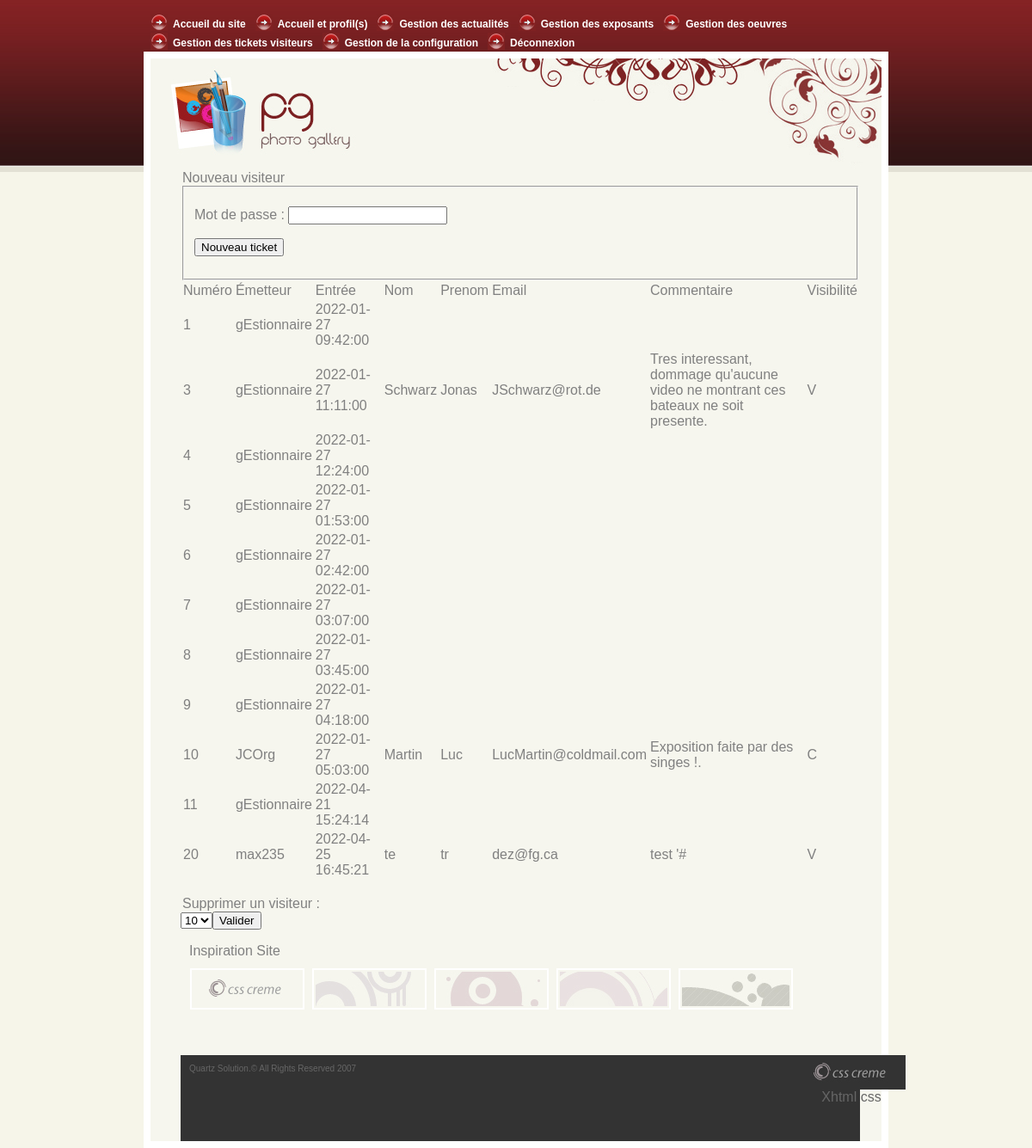
The app's page /v2/admin_tickets.php (signed in) with its own data.
### tables this page shows
CREATE TABLE `t_visiteurs_vis` (
  `vis_id` int(11) NOT NULL,
  `vis_MotDePasse` char(15) NOT NULL,
  `vis_DateHeure` datetime NOT NULL,
  `vis_nom` varchar(60) DEFAULT NULL,
  `vis_prenom` varchar(60) DEFAULT NULL,
  `vis_email` varchar(60) DEFAULT NULL,
  `cpt_pseudo` char(15) NOT NULL
);

CREATE TABLE `t_commentaire_com` (
  `com_numero` int(11) NOT NULL,
  `com_DateHeure` datetime NOT NULL,
  `com_text` varchar(500) NOT NULL,
  `com_etat` char(1) NOT NULL,
  `vis_id` int(11) NOT NULL
);

### v2/admin_tickets.php (the view, shortened to what this page needs)
<!DOCTYPE html PUBLIC "-//W3C//DTD XHTML 1.0 Transitional//EN" "http://www.w3.org/TR/xhtml1/DTD/xhtml1-transitional.dtd">
<html xmlns="http://www.w3.org/1999/xhtml">
<head>
<link rel="stylesheet" type="text/css" href="style.css" />
</head>
<body>
<div id="top_menu">
  <ul class="menu">
    <li><a href="index.php" class="nav">Accueil du site</a></li>
    <li><a href="admin_accueil.php" class="nav">Accueil et profil(s)</a></li>
    <li><a href="admin_accueil.php" class="nav">Gestion des actualités</a></li>
    <li><a href="admin_accueil.php" class="nav">Gestion des exposants</a></li>
    <li><a href="admin_accueil.php" class="nav">Gestion des oeuvres</a></li>
    <li><a href="admin_tickets.php" class="nav">Gestion des tickets visiteurs</a></li>
    <li><a href="admin_accueil.php" class="nav">Gestion de la configuration</a></li>
    <li><a href="deconnexion.php" class="nav">Déconnexion</a></li>
  </ul>
</div>
<br>
<div id="main_content">
  <div id="top_banner"> <a href="#"><img src="images/logo.jpg" width="230" height="130" alt="" border="0" class="logo" /></a> </div>
  <div id="page_content">
    <div class="title">
    <?php
    $mysqli = new mysqli('localhost','nom_utilisateur','mot_de_passe','nom_base');
     echo "<div id='contenu'>";
     echo "<form action='new_ticket.php' method = 'post'>
            <legend>Nouveau visiteur</legend>
            <fieldset>
            <p>Mot de passe : <input type='text' name='mdp_vis' length ='15' required='required'/></p>
            <p><input type='submit' value='Nouveau ticket'></p>
            </fieldset>
           </form>";
     echo "</div>";
    $tickets = "select t_visiteurs_vis.vis_id, vis_nom, vis_prenom, vis_email, com_text, vis_DateHeure, cpt_pseudo, com_etat from t_visiteurs_vis left outer join t_commentaire_com on t_visiteurs_vis.vis_id = t_commentaire_com.vis_id";
    $r_tickets = $mysqli->query($tickets);
    if( $r_tickets == false ){
      echo "Error: La requête tickets a echoué \n";
      echo "Errno: " . $mysqli->errno . "\n";
      echo "Error: " . $mysqli->error . "\n";
      exit();
    } else {
      echo "<table>
             <tr>
              <td>Numéro</td>
              <td>Émetteur</td>
              <td>Entrée</td>
              <td>Nom</td>
              <td>Prenom</td>
              <td>Email</td>
              <td>Commentaire</td>
              <td>Visibilité</td>
             </tr>";
      while( $ticket = $r_tickets->fetch_assoc()){
        echo "<tr>";
        echo "<td>". $ticket['vis_id'] ."</td>";
        echo "<td>". $ticket['cpt_pseudo'] ."</td>";
        echo "<td>". $ticket['vis_DateHeure'] ."</td>";
        echo "<td>". $ticket['vis_nom'] ."</td>";
        echo "<td>". $ticket['vis_prenom'] ."</td>";
        echo "<td>". $ticket['vis_email'] ."</td>";
        echo "<td>". $ticket['com_text'] ."</td>";
        echo "<td>". $ticket['com_etat'] ."</td>";
        echo "</tr>";
      }
       echo "<table>";
       echo "<br>";
       echo "<form action='tickets_action.php' method='post'>
                <legend>Supprimer un visiteur :</legend>
                  <select name = 'vis_id'>
                   <p>Pseudo :";
                   $liste_visiteurs = "select vis_id from t_visiteurs_vis";
                   $r_liste_visiteurs = $mysqli->query($liste_visiteurs);
                   if( $r_liste_visiteurs == false ){
                     echo "Error: La requête liste_visiteur a echoué \n";
                     echo "Errno: " . $mysqli->errno . "\n";
                     echo "Error: " . $mysqli->error . "\n";
                     exit();
                   } else {
                     while( $visiteur = $r_liste_visiteurs->fetch_assoc()){
                      echo "<option value='". $visiteur['vis_id'] ."'>". $visiteur['vis_id'] ."</option>";
                     }
                     echo "<p><input type='submit' value='Valider'></p>";
                     echo "</form>";
                   }
    }
    ?>
    </div>
    <div class="title"> Inspiration Site </div>
    <div class="content_text"> <a href="#"><img src="images/s5.jpg" width="125" height="40" alt="" class="inspiration" /></a> <a href="#"><img src="images/s2.jpg" width="125" height="40" alt="" class="inspiration" /></a> <a href="#"><img src="images/s3.jpg" width="125" height="40" alt="" class="inspiration" /></a> <a href="#"><img src="images/s4.jpg" width="125" height="40" alt="" class="inspiration" /></a> <a href="#"><img src="images/s1.jpg" width="125" height="40" alt="" class="inspiration" /></a> </div>
  </div>
</div>
<div id="footer">
  <div id="footer_content">
    <div id="copyrights"> Quartz Solution.&copy; All Rights Reserved 2007 </div>
    <div id="madeby"> <a href="http://www.csscreme.com"><img src="images/csscreme_link.jpg" width="125" height="40" border="0" alt="" /></a><br />
      <a target="_blank" href="http://validator.w3.org/check?uri=referer">Xhtml</a> <a target="_blank" href="http://jigsaw.w3.org/css-validator/check/referer">css</a> </div>
  </div>
</div>
</body>
</html>

### v2/style.css (style rules this page uses)
body { background:url(images/top_bg.jpg) repeat-x top #F6F5E9; margin:auto; font-family: Arial, Verdana, Helvetica, sans-serif; font-size:11px; color:#ccc; }
#main_content { width:850px; height: auto; margin:auto; background-color:#F6F6EE; border:8px #FFFFFF solid; }
#top_banner { width:850px; height:130px; background:url(images/illustr.jpg) no-repeat right; }
img.logo { padding-left:15px; }
#top_menu { width:850px; margin:auto; padding:15px; }
ul.menu { list-style-type:none; display:block; width: auto; height:18px; margin:auto; padding:0; }
ul.menu li { display:inline; }
a.nav:link, a.nav:visited { display:block; float:left; padding:4px 11px 0 26px; margin:0;width: auto; height:18px; text-align:center; line-height:18px; font-weight:bold; font-size:12px; text-decoration:none; color:#fff; background:url(images/bt_bg.jpg) no-repeat left; }
#page_content { width:800px; height:auto; margin:auto; }
.title { font-size:16px; color:#808080; clear:both; padding-left:10px; }
.content_text { font-size:11px; color:#333333; height:auto; text-align:justify; padding:8px; }
img.inspiration { padding:2px; margin:3px; border:2px #FFFFFF solid; }
#footer { width: auto; height:100px; clear:both; margin-top:40px; background-color: #333333; }
#footer_content { width:850px; margin:auto; }
#copyrights { width:350px; color: #666666; font-size:10px; float:left; padding:10px; }
#madeby { width:140px; height:40px; float:right; text-align:center; padding-top:0px; }
#madeby a { text-decoration:none; color:#666666; }

### records on screen
t_visiteurs_vis: vis_id "1", cpt_pseudo "gEstionnaire", vis_DateHeure "2022-01-27 09:42:00"
t_commentaire_com: vis.vis_id "3", vis.cpt_pseudo "gEstionnaire", vis.vis_DateHeure "2022-01-27 11:11:00", vis.vis_nom "Schwarz", vis.vis_prenom "Jonas", vis.vis_email "JSchwarz@rot.de", com_text "Tres interessant, dommage qu'aucune video ne montrant ces bateaux ne soit presente.", com_etat "V"
t_visiteurs_vis: vis_id "4", cpt_pseudo "gEstionnaire", vis_DateHeure "2022-01-27 12:24:00"
t_visiteurs_vis: vis_id "5", cpt_pseudo "gEstionnaire", vis_DateHeure "2022-01-27 01:53:00"
t_visiteurs_vis: vis_id "6", cpt_pseudo "gEstionnaire", vis_DateHeure "2022-01-27 02:42:00"
t_visiteurs_vis: vis_id "7", cpt_pseudo "gEstionnaire", vis_DateHeure "2022-01-27 03:07:00"
t_visiteurs_vis: vis_id "8", cpt_pseudo "gEstionnaire", vis_DateHeure "2022-01-27 03:45:00"
t_visiteurs_vis: vis_id "9", cpt_pseudo "gEstionnaire", vis_DateHeure "2022-01-27 04:18:00"
t_commentaire_com: vis.vis_id "10", vis.cpt_pseudo "JCOrg", vis.vis_DateHeure "2022-01-27 05:03:00", vis.vis_nom "Martin", vis.vis_prenom "Luc", vis.vis_email "LucMartin@coldmail.com", com_text "Exposition faite par des singes !.", com_etat "C"
t_visiteurs_vis: vis_id "11", cpt_pseudo "gEstionnaire", vis_DateHeure "2022-04-21 15:24:14"
t_commentaire_com: vis.vis_id "20", vis.cpt_pseudo "max235", vis.vis_DateHeure "2022-04-25 16:45:21", vis.vis_nom "te", vis.vis_prenom "tr", vis.vis_email "dez@fg.ca", com_text "test '#", com_etat "V"

### other values on screen
form field vis_id "10"
